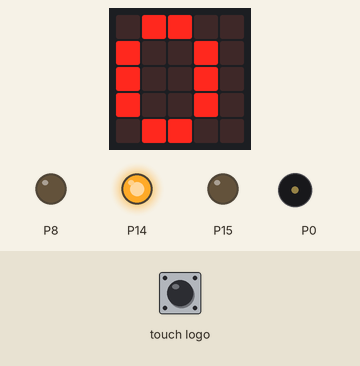
Bench run of a program on a simulated BBC micro:bit (MakeCode). Parts: the board's 5×5 LED display, output pins drawn as LEDs (lit = HIGH), buzzer (waves = sounding). The test bench sets the inputs (shaded band).

Above: at 1.2 s.
1.3 s: touch logo pressed for 0.15 s
At 8.8 s:
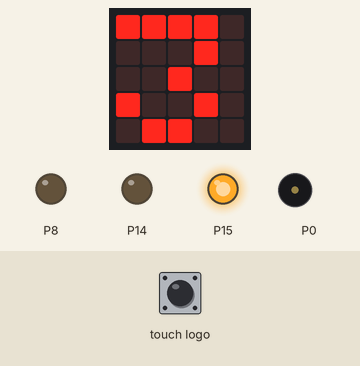
At 20.4 s:
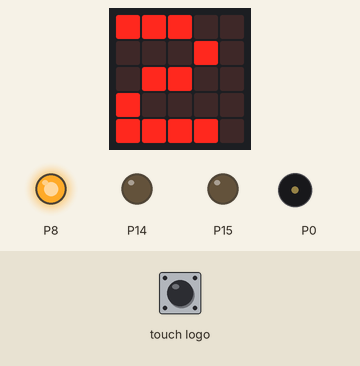
Timing chart, 0 to 21.5 s (numbered marks = the images above; inputs shaded):
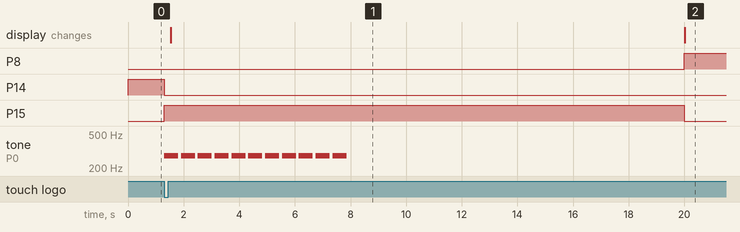

The program:

main.ts
```typescript
let arwu = 0
let 暇人 = 0
let 脳クチュ = 0
basic.forever(function () {
    if (arwu == 1) {
        GigoFuture.digitalWrite(GigoLED.B, false)
    }
    if (arwu == 0) {
        GigoFuture.digitalWrite(GigoLED.D, false)
        GigoFuture.digitalWrite(GigoLED.E, false)
    }
    if (arwu == 2) {
        GigoFuture.digitalWrite(GigoLED.B, false)
        GigoFuture.digitalWrite(GigoLED.E, false)
    }
    if (arwu == 3) {
        GigoFuture.digitalWrite(GigoLED.B, false)
        GigoFuture.digitalWrite(GigoLED.D, false)
    }
})
basic.forever(function () {
    暇人 = 0
    arwu = 0
    GigoFuture.digitalWrite(GigoLED.E, false)
    GigoFuture.digitalWrite(GigoLED.B, true)
    if (GigoFuture.analogRead(PinAnalog.P1) <= 500) {
        GigoFuture.wait(10)
    } else {
        GigoFuture.wait(20)
    }
    music.stopAllSounds()
    GigoFuture.digitalWrite(GigoLED.E, false)
    GigoFuture.digitalWrite(GigoLED.B, false)
    暇人 = 2
    arwu = 2
    GigoFuture.digitalWrite(GigoLED.D, true)
    GigoFuture.wait(2)
    music.stopAllSounds()
    GigoFuture.digitalWrite(GigoLED.D, false)
    GigoFuture.digitalWrite(GigoLED.E, true)
    arwu = 1
    暇人 = 1
    GigoFuture.wait(12)
    music.stopAllSounds()
})
basic.forever(function () {
    if (input.logoIsPressed()) {
        if (arwu == 1) {
            music.play(music.tonePlayable(277, music.beat(BeatFraction.Whole)), music.PlaybackMode.UntilDone)
            GigoFuture.wait(0.1)
        } else {
            music.play(music.tonePlayable(277, music.beat(BeatFraction.Whole)), music.PlaybackMode.UntilDone)
            GigoFuture.wait(0.1)
        }
        for (let index = 0; index < 10; index++) {
            music.play(music.tonePlayable(277, music.beat(BeatFraction.Whole)), music.PlaybackMode.UntilDone)
            GigoFuture.wait(0.1)
        }
    }
})
basic.forever(function () {
    if (input.logoIsPressed()) {
        脳クチュ = 1
        if (arwu == 1) {
            GigoFuture.digitalWrite(GigoLED.E, false)
            GigoFuture.digitalWrite(GigoLED.B, false)
            for (let index = 0; index < 12; index++) {
                GigoFuture.digitalWrite(GigoLED.D, true)
                GigoFuture.wait(0.5)
                GigoFuture.digitalWrite(GigoLED.D, false)
                GigoFuture.wait(0.5)
            }
            GigoFuture.digitalWrite(GigoLED.D, false)
        } else {
            GigoFuture.digitalWrite(GigoLED.B, false)
            GigoFuture.digitalWrite(GigoLED.D, false)
            for (let index = 0; index < 500; index++) {
                arwu = 3
                GigoFuture.digitalWrite(GigoLED.E, true)
            }
            arwu = 3
        }
    } else {
        脳クチュ = 0
    }
})
basic.forever(function () {
    basic.showNumber(arwu)
})
basic.forever(function () {
    if (input.logoIsPressed()) {
        if (arwu == 1) {
            GigoFuture.digitalWrite(GigoLED.D, false)
            GigoFuture.digitalWrite(GigoLED.B, false)
        }
    }
})
```

custom.ts
```typescript
/**
 * 未来シリーズ(microbit用：GIGOサーボモーターのみ)
 */

enum PinAnalog {
    P1 = AnalogPin.P1,
    P2 = AnalogPin.P2,
}

enum PinDigital {
    P1,
    P2,
    P8,
    P12,
    P13,
    P14,
    P15,
    P16,
}

enum GigoPin {
    A, B, C, D, E, F, G, H,
}

enum GigoMotor {
    E = GigoPin.E,
    F = GigoPin.F,
    G = GigoPin.G,
    H = GigoPin.H,
}

enum GigoLED {
    B = GigoPin.B,
    C = GigoPin.C,
    D = GigoPin.D,
    E = GigoPin.E,
    F = GigoPin.F,
    G = GigoPin.G,
    H = GigoPin.H,
}

enum GigoSensor {
    A = GigoPin.A,
    E = GigoPin.E,
    F = GigoPin.F,
    G = GigoPin.G,
    H = GigoPin.H,
}

namespace basic {
    /**
     * 指定した時間(秒)だけ待つ
     * @param interval 待ち時間; eg: 1
     */
    //% block="%interval 秒待つ"
    //% weight=1 blockGap=8
    export function wait(interval: number) {
        basic.pause(interval * 1000);
    }
}

namespace input {
    /**
     * アナログセンサーの入力値を読み取る
     * @param pin センサーの入力ピン
     */
    //% block="センサー%pinの値"
    //% weight=1 blockGap=8
    export function analogRead(pin: PinAnalog): number {
        switch (pin) {
            case PinAnalog.P1:
                return pins.analogReadPin(AnalogPin.P1);
            case PinAnalog.P2:
                return pins.analogReadPin(AnalogPin.P2);
        }
        return 0;
    }
}

/**
 * カスタムブロック
 */
//% weight=1000 color=#1EAA39 icon="\uf109" block="未来シリーズ"
// (Free Icons)https://fontawesome.com/icons?d=gallery&m=free
namespace GigoFuture {

    /**
     * 指定した時間(秒)だけ待つ
     * @param interval 待ち時間; eg: 1
     */
    //% block="%interval 秒待つ"
    export function wait(interval: number) {
        basic.pause(interval * 1000);
    }

    /**
     * LEDをオン・オフする
     * @param pin LEDの制御ピン; eg: GigoLED.B
     * @param led LEDをオン/オフ; eg: true
     */
    //% block="LED %pin / %led"
    //% led.shadow=toggleOnOff
    //% led.defl=true
    export function digitalWrite(pin: GigoLED, led: boolean) {
        // LED control pin
        let control = GetControlPin(pin);
        // if the variable is defined
        if (typeof control !== 'undefined') {
            pins.digitalWritePin(control, led ? 1 : 0);
        }
    }

    /**
     * サーボモーターを指定の向き・速さで回転させる
     * @param pin GIGOモーター制御ピン; eg: GigoMotor.E
     * @param dir 回転方向; eg: Direction.Right
     * @param speed 回転速度(オプション); eg: 100
     */
    //% block="モーター　%pin / %dir 向き || / 速度 %speed"
    //% speed.min=0 speed.max=255
    //% speed.defl=100
    //% expandableArgumentMode="toggle"
    export function setMotorSpeed(pin: GigoMotor, dir: Direction, speed = 255) {
        // if used Gigo pin is able to use DDM motor
        if (CheckMotorAvailable(pin)) {
            // pin to set motor direction
            let control = GetControlPin(pin);
            // pin to set motor speed
            let data = GetDataPin(pin);
            // control motor
            DDMmotor(control, dir, data, speed);
        }
    }

    /**
     * サーボモーターを停止する
     * @param pin GIGOモーター制御ピン; eg: GigoMotor.E
     */
    //% block="モーター　%pin 停止"
    export function stopMotor(pin: GigoMotor) {
        // if used Gigo pin is able to use DDM motor
        if (CheckMotorAvailable(pin)) {
            // pin to set motor direction
            let control = GetControlPin(pin);
            // pin to set motor speed
            let data = GetDataPin(pin);
            // control motor
            DDMmotor(control, Direction.Right, data, 0);
        }
    }

    /**
     * サーボモーター（角度）の位置を指定の角度にする
     * @param pin モーター制御ピン; eg: PinDigital.P1
     * @param angle 角度; eg: 90
     */
    //% block="モーター %pin / 角度 %angle"
    //% angle.min=0 angle.max=180
    //% angle.defl=90
    //% angle.shadow="protractorPicker"
    export function writeAngleServo(pin: PinDigital, angle: number) {
        switch (pin) {
            case PinDigital.P1:
                pins.servoWritePin(AnalogPin.P1, angle);
                break;
            case PinDigital.P2:
                pins.servoWritePin(AnalogPin.P2, angle);
                break;
            case PinDigital.P8:
                pins.servoWritePin(AnalogPin.P8, angle);
                break;
            case PinDigital.P12:
                pins.servoWritePin(AnalogPin.P12, angle);
                break;
            case PinDigital.P13:
                pins.servoWritePin(AnalogPin.P13, angle);
                break;
            case PinDigital.P14:
                pins.servoWritePin(AnalogPin.P14, angle);
                break;
            case PinDigital.P15:
                pins.servoWritePin(AnalogPin.P15, angle);
                break;
            case PinDigital.P16:
                pins.servoWritePin(AnalogPin.P16, angle);
                break;
        }
    }

    /**
     * アナログセンサーの入力値を読み取る
     * @param pin センサーの入力ピン
     */
    //% block="センサー%pinの値"
    export function analogRead(pin: PinAnalog): number {
        switch (pin) {
            case PinAnalog.P1:
                return pins.analogReadPin(AnalogPin.P1);
            case PinAnalog.P2:
                return pins.analogReadPin(AnalogPin.P2);
        }
        return 0;
    }

    /**
     * GIGOサーボモーター(DDMモーター)の制御関数
     * @param McontrolPin 回転方向の制御ピン
     * @param McontrolValue 回転方向 (Direction.Left or Direction.Right)
     * @param MSpeedPin 回転速度の制御ピン
     * @param MSpeedValue 回転速度 (0-255)
     */
    function DDMmotor(McontrolPin: AnalogPin, McontrolValue: Direction, MSpeedPin: AnalogPin, MSpeedValue: number): void {
        // rotational direction
        pins.analogWritePin(McontrolPin, pins.map(McontrolValue, Direction.Left, Direction.Right, 0, 1023));
        // angular speed
        pins.analogWritePin(MSpeedPin, pins.map(MSpeedValue, 0, 255, 0, 1023));
    }

    function GetControlPin(assign: number): number {
        switch (assign) {
            case GigoPin.A:
                return AnalogPin.P19;
            case GigoPin.B:
                return AnalogPin.P14;
            case GigoPin.C:
                return AnalogPin.P2;
            case GigoPin.D:
                return AnalogPin.P8;
            case GigoPin.E:
                return AnalogPin.P15;
            case GigoPin.F:
                return AnalogPin.P13;
            case GigoPin.G:
                return AnalogPin.P12;
            case GigoPin.H:
                return AnalogPin.P1;
        }
        return undefined;
    }

    function GetDataPin(assign: number): number {
        switch (assign) {
            case GigoPin.A:
                return AnalogPin.P20;
            case GigoPin.E:
                return AnalogPin.P16;
            case GigoPin.F:
                return AnalogPin.P14;
            case GigoPin.G:
                return AnalogPin.P2;
            case GigoPin.H:
                return AnalogPin.P8;
        }
        return undefined;
    }

    function CheckMotorAvailable(assign: number) {
        return assign == GigoPin.E || assign == GigoPin.F || assign == GigoPin.G || assign == GigoPin.H;
    }
} 
```

test.ts
```typescript
// テストはここに来ます。このパッケージが拡張機能として使用されるときにはコンパイルされません。
```

Measured:
- after the input at 1.3 s, P14: HIGH → LOW after 0.01 s instead of 18.7 s; P15: LOW → HIGH at once, → LOW 18.7 s later; tone on P0: alternates 277 Hz for 0.50 s and silent for 0.11 s, 22 changes in all, then stays silent, starting at once; the display: changes after 0.24 s (image 1)
